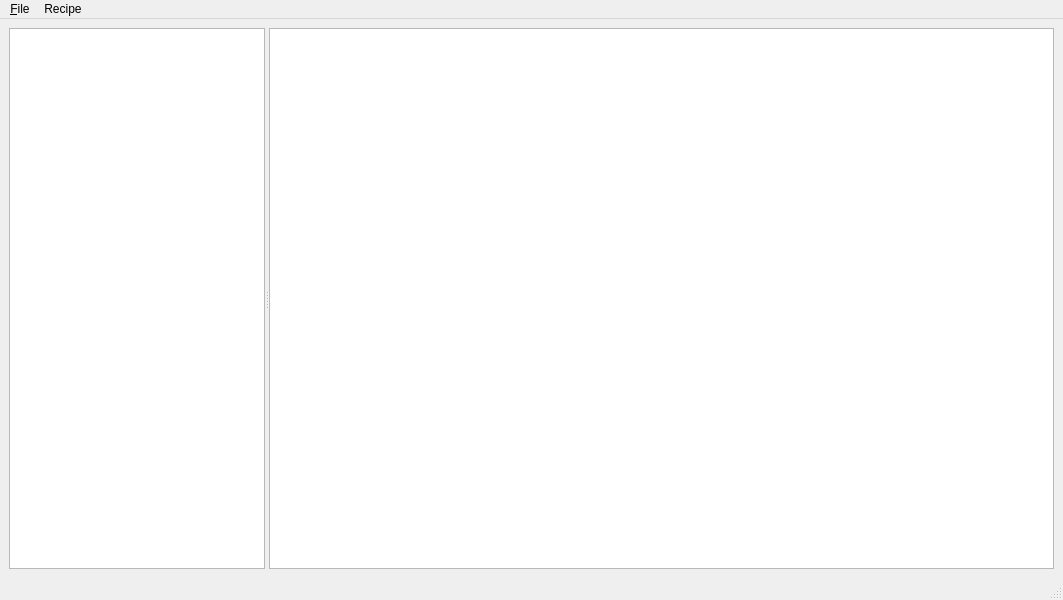
<?xml version="1.0" encoding="UTF-8"?>
<ui version="4.0">
 <class>DisplayForm</class>
 <widget class="QMainWindow" name="DisplayForm">
  <property name="geometry">
   <rect>
    <x>0</x>
    <y>0</y>
    <width>1063</width>
    <height>600</height>
   </rect>
  </property>
  <property name="windowTitle">
   <string>Recipe book</string>
  </property>
  <widget class="QWidget" name="centralwidget">
   <layout class="QVBoxLayout" name="verticalLayout_6">
    <item>
     <widget class="QSplitter" name="splitter">
      <property name="maximumSize">
       <size>
        <width>16777215</width>
        <height>16777215</height>
       </size>
      </property>
      <property name="orientation">
       <enum>Qt::Horizontal</enum>
      </property>
      <property name="childrenCollapsible">
       <bool>false</bool>
      </property>
      <widget class="QTreeView" name="recipeListWidget">
       <property name="alternatingRowColors">
        <bool>true</bool>
       </property>
       <property name="indentation">
        <number>20</number>
       </property>
       <property name="uniformRowHeights">
        <bool>true</bool>
       </property>
       <property name="itemsExpandable">
        <bool>true</bool>
       </property>
       <property name="headerHidden">
        <bool>true</bool>
       </property>
      </widget>
      <widget class="QStackedWidget" name="recipeWidget">
       <property name="sizePolicy">
        <sizepolicy hsizetype="Preferred" vsizetype="Preferred">
         <horstretch>1</horstretch>
         <verstretch>0</verstretch>
        </sizepolicy>
       </property>
       <property name="currentIndex">
        <number>0</number>
       </property>
       <widget class="QWidget" name="displayPage">
        <layout class="QGridLayout" name="gridLayout_2">
         <property name="leftMargin">
          <number>0</number>
         </property>
         <property name="topMargin">
          <number>0</number>
         </property>
         <property name="rightMargin">
          <number>0</number>
         </property>
         <property name="bottomMargin">
          <number>0</number>
         </property>
         <item row="0" column="0">
          <widget class="QTextEdit" name="displayTextEdit">
           <property name="textInteractionFlags">
            <set>Qt::TextSelectableByKeyboard|Qt::TextSelectableByMouse</set>
           </property>
          </widget>
         </item>
        </layout>
       </widget>
       <widget class="QWidget" name="editPage">
        <layout class="QFormLayout" name="formLayout">
         <item row="0" column="0">
          <widget class="QLabel" name="nameEditLabel">
           <property name="text">
            <string>Name</string>
           </property>
          </widget>
         </item>
         <item row="0" column="1">
          <widget class="QLineEdit" name="nameLineEdit"/>
         </item>
         <item row="1" column="0">
          <widget class="QLabel" name="descriptionEditLabel">
           <property name="text">
            <string>Description</string>
           </property>
          </widget>
         </item>
         <item row="1" column="1">
          <widget class="QWidget" name="descriptionWidget" native="true">
           <property name="maximumSize">
            <size>
             <width>16777215</width>
             <height>60</height>
            </size>
           </property>
           <layout class="QVBoxLayout" name="verticalLayout_3">
            <property name="spacing">
             <number>0</number>
            </property>
            <property name="leftMargin">
             <number>0</number>
            </property>
            <property name="topMargin">
             <number>0</number>
            </property>
            <property name="rightMargin">
             <number>0</number>
            </property>
            <property name="bottomMargin">
             <number>0</number>
            </property>
            <item>
             <widget class="QTextEdit" name="descriptionTextEdit"/>
            </item>
           </layout>
          </widget>
         </item>
         <item row="4" column="0">
          <widget class="QLabel" name="notesLineEdit">
           <property name="text">
            <string>Notes</string>
           </property>
          </widget>
         </item>
         <item row="4" column="1">
          <widget class="QWidget" name="notesLineWidget" native="true">
           <property name="maximumSize">
            <size>
             <width>16777215</width>
             <height>60</height>
            </size>
           </property>
           <layout class="QVBoxLayout" name="verticalLayout">
            <property name="spacing">
             <number>0</number>
            </property>
            <property name="leftMargin">
             <number>0</number>
            </property>
            <property name="topMargin">
             <number>0</number>
            </property>
            <property name="rightMargin">
             <number>0</number>
            </property>
            <property name="bottomMargin">
             <number>0</number>
            </property>
            <item>
             <widget class="QTextEdit" name="notesTextEdit">
              <property name="maximumSize">
               <size>
                <width>16777215</width>
                <height>16777215</height>
               </size>
              </property>
             </widget>
            </item>
           </layout>
          </widget>
         </item>
         <item row="3" column="0">
          <widget class="QLabel" name="stepsEditLabel">
           <property name="text">
            <string>Steps</string>
           </property>
          </widget>
         </item>
         <item row="3" column="1">
          <widget class="QWidget" name="stepsWidget" native="true">
           <layout class="QVBoxLayout" name="verticalLayout_4">
            <property name="spacing">
             <number>0</number>
            </property>
            <property name="leftMargin">
             <number>0</number>
            </property>
            <property name="topMargin">
             <number>0</number>
            </property>
            <property name="rightMargin">
             <number>0</number>
            </property>
            <property name="bottomMargin">
             <number>0</number>
            </property>
            <item>
             <widget class="QTextEdit" name="stepsTextEdit"/>
            </item>
           </layout>
          </widget>
         </item>
         <item row="2" column="0">
          <widget class="QLabel" name="ingredientsEditLabel">
           <property name="text">
            <string>Ingredients</string>
           </property>
          </widget>
         </item>
         <item row="2" column="1">
          <widget class="QWidget" name="ingredientsWidget" native="true">
           <layout class="QVBoxLayout" name="verticalLayout_5">
            <property name="spacing">
             <number>0</number>
            </property>
            <property name="leftMargin">
             <number>0</number>
            </property>
            <property name="topMargin">
             <number>0</number>
            </property>
            <property name="rightMargin">
             <number>0</number>
            </property>
            <property name="bottomMargin">
             <number>0</number>
            </property>
            <item>
             <widget class="QTextEdit" name="ingredientsTextEdit"/>
            </item>
           </layout>
          </widget>
         </item>
         <item row="5" column="0">
          <widget class="QLabel" name="othersEditLabel">
           <property name="text">
            <string>Others</string>
           </property>
          </widget>
         </item>
         <item row="5" column="1">
          <widget class="QWidget" name="othersWidget" native="true">
           <layout class="QHBoxLayout" name="horizontalLayout">
            <property name="spacing">
             <number>9</number>
            </property>
            <property name="leftMargin">
             <number>0</number>
            </property>
            <property name="topMargin">
             <number>0</number>
            </property>
            <property name="rightMargin">
             <number>0</number>
            </property>
            <property name="bottomMargin">
             <number>0</number>
            </property>
            <item>
             <widget class="QLabel" name="categoryEditLabel">
              <property name="text">
               <string>Category</string>
              </property>
             </widget>
            </item>
            <item>
             <widget class="QComboBox" name="categoryComboBox">
              <property name="editable">
               <bool>true</bool>
              </property>
             </widget>
            </item>
            <item>
             <widget class="QPushButton" name="categoryPushButton">
              <property name="text">
               <string>Change</string>
              </property>
             </widget>
            </item>
            <item>
             <spacer name="horizontalSpacer_2">
              <property name="orientation">
               <enum>Qt::Horizontal</enum>
              </property>
              <property name="sizeHint" stdset="0">
               <size>
                <width>40</width>
                <height>20</height>
               </size>
              </property>
             </spacer>
            </item>
            <item>
             <widget class="QLabel" name="preparationTimeEditLabel">
              <property name="text">
               <string>Preparation time (min)</string>
              </property>
             </widget>
            </item>
            <item>
             <widget class="QTimeEdit" name="preparationTimeTimeEdit"/>
            </item>
            <item>
             <spacer name="horizontalSpacer">
              <property name="orientation">
               <enum>Qt::Horizontal</enum>
              </property>
              <property name="sizeType">
               <enum>QSizePolicy::Fixed</enum>
              </property>
              <property name="sizeHint" stdset="0">
               <size>
                <width>40</width>
                <height>20</height>
               </size>
              </property>
             </spacer>
            </item>
            <item>
             <widget class="QLabel" name="cookTimeEditLabel">
              <property name="text">
               <string>Cook time (min)</string>
              </property>
             </widget>
            </item>
            <item>
             <widget class="QTimeEdit" name="cookTimeTimeEdit"/>
            </item>
           </layout>
          </widget>
         </item>
        </layout>
       </widget>
       <widget class="QWidget" name="errorPage">
        <layout class="QVBoxLayout" name="verticalLayout_2">
         <item>
          <widget class="QLabel" name="errorMsgLabel">
           <property name="text">
            <string/>
           </property>
           <property name="alignment">
            <set>Qt::AlignCenter</set>
           </property>
          </widget>
         </item>
        </layout>
       </widget>
      </widget>
     </widget>
    </item>
   </layout>
  </widget>
  <widget class="QMenuBar" name="menubar">
   <property name="geometry">
    <rect>
     <x>0</x>
     <y>0</y>
     <width>1063</width>
     <height>22</height>
    </rect>
   </property>
   <widget class="QMenu" name="menuFile">
    <property name="title">
     <string>&amp;File</string>
    </property>
    <addaction name="actConfiguration"/>
    <addaction name="actReload"/>
    <addaction name="separator"/>
    <addaction name="actQuit"/>
   </widget>
   <widget class="QMenu" name="menuRecipe">
    <property name="title">
     <string>Recipe</string>
    </property>
    <widget class="QMenu" name="menuExport">
     <property name="title">
      <string>Export</string>
     </property>
     <addaction name="actExportPdf"/>
    </widget>
    <addaction name="actNewRecipe"/>
    <addaction name="separator"/>
    <addaction name="actEdit"/>
    <addaction name="actSave"/>
    <addaction name="menuExport"/>
    <addaction name="separator"/>
    <addaction name="actRemove"/>
    <addaction name="separator"/>
   </widget>
   <addaction name="menuFile"/>
   <addaction name="menuRecipe"/>
  </widget>
  <widget class="QStatusBar" name="statusbar"/>
  <action name="actConfiguration">
   <property name="text">
    <string>&amp;Configuration</string>
   </property>
   <property name="shortcut">
    <string notr="true"/>
   </property>
  </action>
  <action name="actQuit">
   <property name="text">
    <string>&amp;Quit</string>
   </property>
   <property name="shortcut">
    <string notr="true"/>
   </property>
  </action>
  <action name="actNewRecipe">
   <property name="text">
    <string>&amp;New recipe</string>
   </property>
   <property name="shortcut">
    <string notr="true">Ctrl+N</string>
   </property>
  </action>
  <action name="actExportPdf">
   <property name="text">
    <string>&amp;PDF</string>
   </property>
   <property name="toolTip">
    <string>Export to PDF</string>
   </property>
   <property name="shortcut">
    <string notr="true"/>
   </property>
  </action>
  <action name="actEdit">
   <property name="checkable">
    <bool>true</bool>
   </property>
   <property name="text">
    <string>&amp;Edit</string>
   </property>
   <property name="toolTip">
    <string>Edit</string>
   </property>
   <property name="shortcut">
    <string notr="true">Ctrl+E</string>
   </property>
  </action>
  <action name="actSave">
   <property name="text">
    <string>&amp;Save</string>
   </property>
   <property name="shortcut">
    <string notr="true">Ctrl+S</string>
   </property>
  </action>
  <action name="actReload">
   <property name="text">
    <string>&amp;Reload</string>
   </property>
   <property name="shortcut">
    <string notr="true">Ctrl+R</string>
   </property>
  </action>
  <action name="actRemove">
   <property name="text">
    <string>&amp;Remove</string>
   </property>
  </action>
 </widget>
 <resources/>
 <connections/>
</ui>
